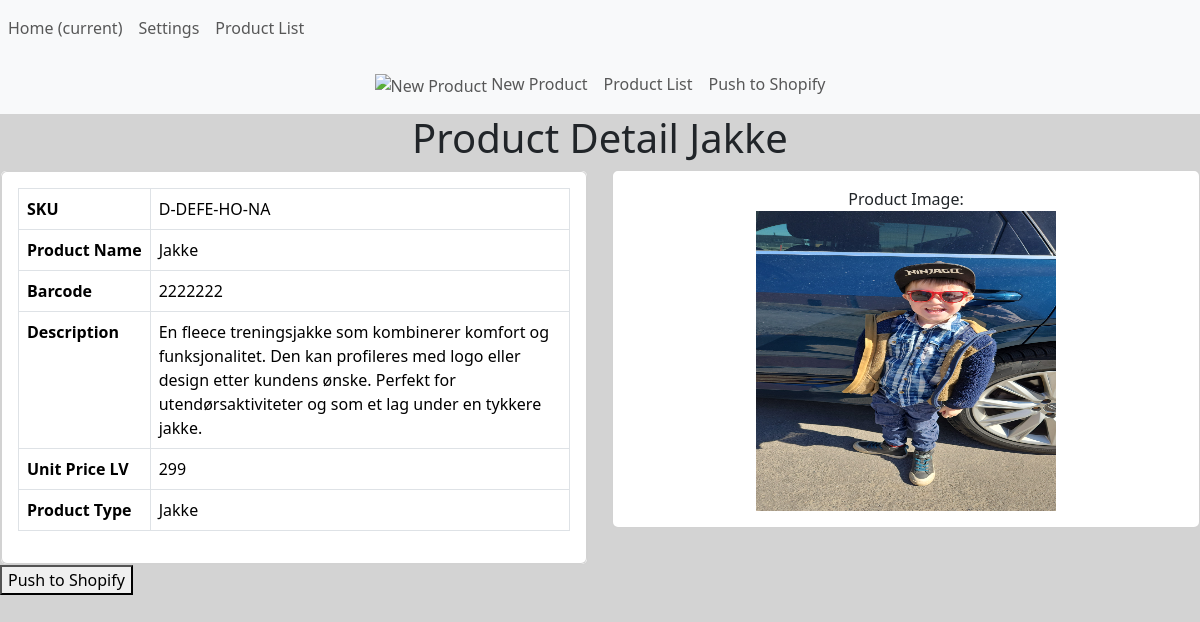
/product/5/, run on the app's committed database.
### pimApp/models.py (models this page shows, shortened)
class Product(models.Model):
    sku = models.CharField(max_length=20 ,blank=False, null=False)
    product_name = models.CharField(max_length=50 ,blank=False, null=False)
    description = models.CharField(max_length=200 ,blank=False, null=False)
    product_image = models.ImageField(upload_to='product_images/', null=True, blank=True)
    manufacturer = models.CharField(max_length=20 ,blank=False, null=False)
    weight = models.IntegerField(blank=True, null=False)
    length = models.IntegerField(blank=True, null=True)
    width = models.IntegerField(blank=True, null=True)
    barcode = models.IntegerField()
    collection_products = models.ManyToManyField(Collections)
    product_type = models.CharField(max_length=20 ,blank=False, null=True)
    unit_price = models.IntegerField(blank=True, null=False, default=0)
    status = models.CharField(max_length=20 ,blank=False, null=True)
    tags = models.CharField(max_length=255, blank=True, null=True)
    category = models.ForeignKey(Product_Category, on_delete=models.CASCADE, blank=True, null=True)

### pimApp/views.py (the view)
# urls.py: path('product/<str:pk>/', views.product_detail, name='product_detail'),
def product_detail(request,pk):
    product = get_object_or_404(Product, pk=pk)
    product_detail = Product.objects.get(id=pk)
    product_all = Product.objects.all()
    context = {
        'product_detail': product_detail,
        'product_all': product_all,
        'product': product,
    }
    return render(request, 'product_detailView.html', context)

### pimApp/templates/product_detailView.html (shortened to what this page needs)
{% extends 'base.html' %}
{% block content %}
{% include 'product_detail_navbar.html' %}
<center><h1>Product Detail {{ product_detail.product_name }}</h1></center>
<div class="container-max-width">
    <div class="row d-flex align-items-stretch">
        <div class="col text-center">
            <div class="card h-100">
                <div class="card card-body text-start">
                    <table class="table table-bordered">
                        <tbody>
                            <tr>
                                <th scope="row">SKU</th>
                                <td>{{ product_detail.sku }}</td>
                            </tr>
                            <tr>
                                <th scope="row" style="width: 1%; white-space: nowrap;">Product Name</th>
                                <td>{{ product_detail.product_name }}</td>
                            </tr>
                            <tr>
                                <th scope="row">Barcode</th>
                                <td>{{ product_detail.barcode }}</td>
                            </tr>
                            <tr>
                                <th scope="row">Description</th>
                                <td>{{ product_detail.description }}</td>
                            </tr>
                            <tr>
                                <th scope="row" style="width: 1%; white-space: nowrap;">Unit Price LV</th>
                                <td>{{ product_detail.unit_price }}</td>
                            </tr>
                            <tr>
                                <th scope="row">Product Type</th>
                                <td>{{ product_detail.product_type }}</td>
                            </tr>
                        </tbody>
                    </table>
                </div>
            </div>
        </div>
        <div class="col text-center">
            <div>
                <div class="card card-body">
                    <center>Product Image:</center>
                    <center><img src="{{ product_detail.product_image.url }}" alt="" width="300" height="300"></center>
                </div>
            </div>
        </div>
    </div>
</div>
<div>
    <form action="{% url 'push_product_to_shopify' product.pk %}" method="post">
        <button type="submit">Push to Shopify</button>
    </form>
</div>
{% endblock %}

### static/css/style.css (style rules this page uses)
h1 { font-size: 40px; }
body { background-color: lightgray; }

### data on the page
Product: product_name "Jakke", sku "D-DEFE-HO-NA", barcode "2222222", description "En fleece treningsjakke som kombinerer komfort og funksjonalitet. Den kan profileres med logo eller design etter kundens ønske. Perfekt for utendørsaktiviteter og som et lag under en tykkere jakke.", unit_price "299", product_type "Jakke", product_image (picture)
